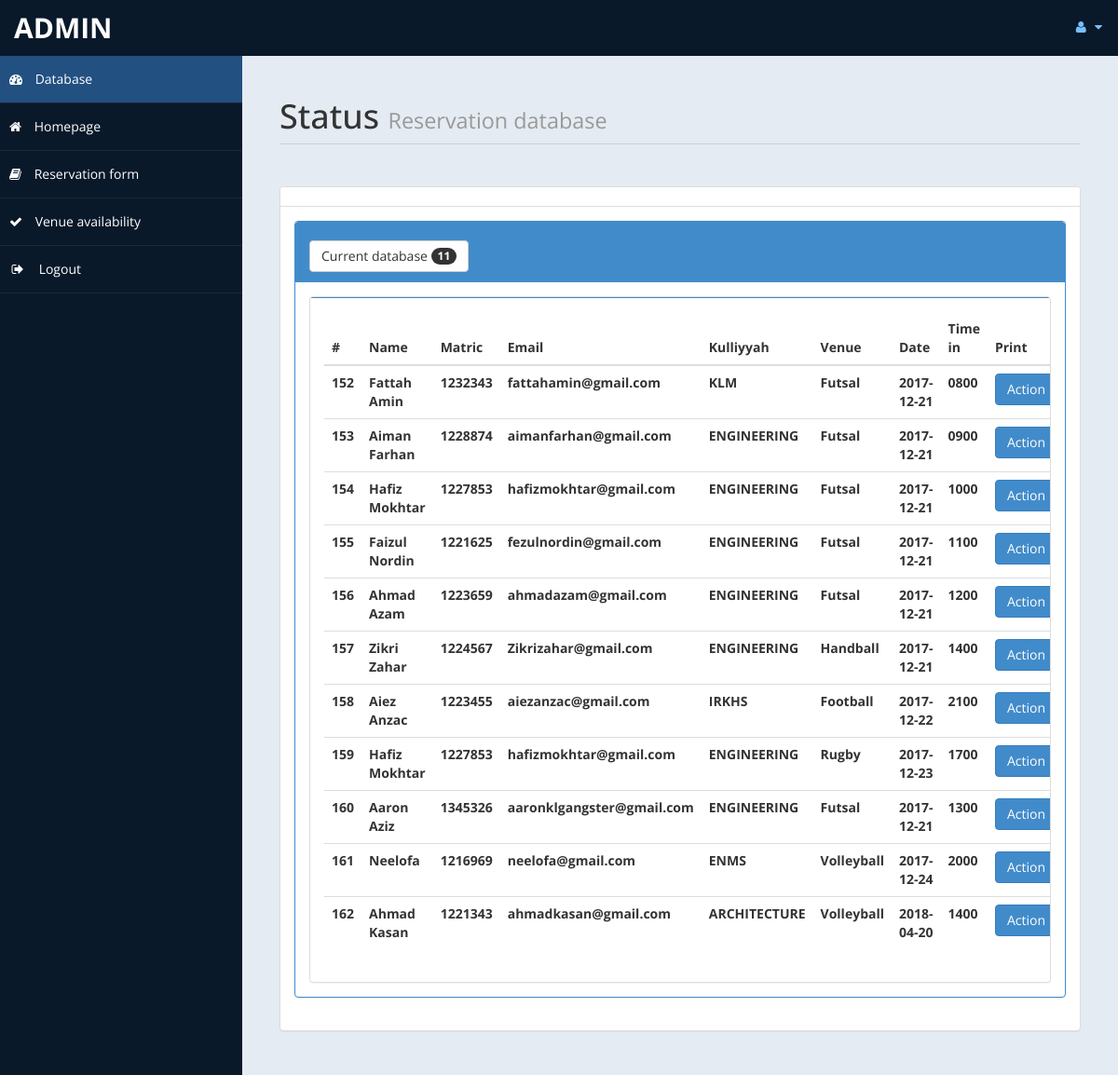
The page /admin/home.php (signed in) on the database its author committed.
### tables this page shows
CREATE TABLE `venuebook` (
  `id` int(10) UNSIGNED NOT NULL,
  `Title` varchar(5) DEFAULT NULL,
  `FName` text,
  `Matric` text,
  `Email` varchar(50) DEFAULT NULL,
  `Userstatus` varchar(30) DEFAULT NULL,
  `Kulliyyah` varchar(30) DEFAULT NULL,
  `Phone` text,
  `Venue` varchar(20) DEFAULT NULL,
  `Date` date DEFAULT NULL,
  `stat` varchar(15) DEFAULT NULL,
  `Timein` varchar(30) DEFAULT NULL
);

### admin/home.php (the view, shortened to what this page needs)
<!DOCTYPE html>
<html xmlns="http://www.w3.org/1999/xhtml">
<head>
    <link href="assets/css/bootstrap.css" rel="stylesheet" />
    <link href="assets/css/font-awesome.css" rel="stylesheet" />
    <link href="assets/js/morris/morris-0.4.3.min.css" rel="stylesheet" />
    <link href="assets/css/custom-styles.css" rel="stylesheet" />
</head>
<body>
    <div id="wrapper">
        <nav class="navbar navbar-default top-navbar" role="navigation">
            <div class="navbar-header">
                <a class="navbar-brand" href="home.php"> <?php echo $_SESSION["user"]; ?> </a>
            </div>
            <ul class="nav navbar-top-links navbar-right">
                <li class="dropdown">
                    <a class="dropdown-toggle" data-toggle="dropdown" href="#" aria-expanded="false">
                        <i class="fa fa-user fa-fw"></i> <i class="fa fa-caret-down"></i>
                    </a>
                </li>
            </ul>
        </nav>
        <nav class="navbar-default navbar-side" role="navigation">
            <div class="sidebar-collapse">
                <ul class="nav" id="main-menu">
                    <li>
                        <a class="active-menu" href="home.php"><i class="fa fa-dashboard"></i> Database</a>
                    </li>
                   <li>
                        <a  href="../index.html"><i class="fa fa-home"></i> Homepage</a>
                    </li>
                    <li>
                        <a  href="reservation_v2.php"><i class="fa fa-book"></i> Reservation form</a>
                    </li>
                    <li>
                        <a  href="okok1.php"><i class="fa fa-check"></i> Venue availability</a>
                    </li>
                    <li>
                        <a href="logout.php"><i class="fa fa-sign-out fa-fw"></i> Logout</a>
                    </li>
					</ul>
            </div>
        </nav>
        <div id="page-wrapper">
            <div id="page-inner">
                <div class="row">
                    <div class="col-md-12">
                        <h1 class="page-header">
                            Status <small>Reservation database</small>
                        </h1>
                    </div>
                </div>
				<?php
						include ('db.php');
						$sql = "select * from venuebook";
						$re = mysqli_query($con,$sql);
                        $c =0;
						while($row=mysqli_fetch_array($re) )
						{
								$id = $row['id'];
                                $c = $c + 1;
						}
				?>
					<div class="row">
                <div class="col-md-12">
                    <div class="panel panel-default">
                        <div class="panel-heading">
                        </div>
                        <div class="panel-body">
                            <div class="panel-group" id="accordion">
							<div class="panel panel-primary">
                                    <div class="panel-heading">
                                        <h4 class="panel-title">
											<button class="btn btn-default" type="button">
												 Current database  <span class="badge"><?php echo $c ; ?></span>
											</button>
                                        </h4>
                                    </div>
                                    <div id="collapseTwo" class="panel-collapse in" style="height: auto;">
                                        <div class="panel-body">
                                           <div class="panel panel-default">
                        <div class="panel-body">
                            <div class="table-responsive">
                                <table class="table">
                                    <thead>
                                        <tr>
                                            <th>#</th>
                                            <th>Name</th>
                                            <th>Matric</th>
                                            <th>Email</th>
                                            <th>Kulliyyah</th>
											<th>Venue</th>
											<th>Date</th>
											<th>Time in</th>
                                            <th>Print</th>
                                        </tr>
                                    </thead>
                                    <tbody>
									<?php
									$tsql = "select * from venuebook";
									$tre = mysqli_query($con,$tsql);
									while($trow=mysqli_fetch_array($tre) )
									{
											echo"<tr>
												<th>".$trow['id']."</th>
												<th>".$trow['FName']."</th>
                                                <th>".$trow['Matric']."</th>
												<th>".$trow['Email']."</th>
												<th>".$trow['Kulliyyah']."</th>
												<th>".$trow['Venue']."</th>
												<th>".$trow['Date']."</th>
												<th>".$trow['Timein']."</th>
                                                <th><a href='userprint.php?sid=".$trow['id']." ' class='btn btn-primary'>Action</a></th>
                                                <td><a href=datadelete.php?eid=".$id ." <button class='btn btn-danger'> <i class='fa fa-edit' ></i> Delete</button></td>
												</tr>";
									}
									?>
                                    </tbody>
                                </table>
                            </div>
                        </div>
                    </div>
            </div>
        </div>
    </div>
</body>
</html>

### admin/assets/css/custom-styles.css (style rules this page uses)
body { font-family: 'Open Sans', sans-serif; }
#wrapper { width: 100%; background:#09192A; }
#page-wrapper { padding: 15px 15px; min-height: 600px; background:#E5EBF2; }
#page-inner { width:100%; margin:10px 20px 10px 0px; background-color:transparent; padding:10px; min-height:1200px; }
h1, .h1, h2, .h2, h3, .h3 { margin-top: 7px; margin-bottom: -5px; }
h4 { padding-top:10px; }
.page-header { padding-bottom: 9px; margin: 10px 0 45px; border-bottom: 1px solid #C7D1DD; }
.panel-default > .panel-heading { color: #000; background-color: #FFFFFF; border-color: #ddd; font-weight:bold; }
.top-navbar { margin:0px; }
.top-navbar .navbar-brand { color: #fff; width: 260px; text-align: left; height: 60px; font-size: 30px; font-weight: 700; text-transform: uppercase; line-height: 30px; }
.top-navbar .nav > li { position: relative; display: inline-block; }
.top-navbar .nav > li > a { position: relative; display: block; padding: 19px 15px; color: #77C0FD; }
.active-menu { background-color:#225081!important; }
.sidebar-collapse , .sidebar-collapse .nav { background:none; }
.sidebar-collapse .nav { padding:0; }
.sidebar-collapse .nav > li > a { color:#fff; background:transparent; text-shadow:none; }
.sidebar-collapse > .nav > li > a { padding:15px 10px; }
.sidebar-collapse > .nav > li { border-bottom: 1px solid rgba(107, 108, 109, 0.19); }
.navbar-side { border:none; background-color: transparent; }
.top-navbar { background:#09192A; border-bottom:none; }
.top-navbar .nav > li > a > i { margin-right: 2px; }
.navbar-default { border:0px solid black; }
.navbar-header { background: #09192A; }
.nav > li > a > i { margin-right:10px; }
@media (min-width:768px) { #page-wrapper { margin: 0 0 0 260px; padding: 15px 30px; min-height: 1200px; } }
@media (min-width:768px) { .navbar-side { z-index: 1; position: absolute; width: 260px; } }
@media (min-width:768px) { .navbar { border-radius: 0px; } }

### rows shown on the page
venuebook: id "152", FName "Fattah Amin", Matric "1232343", Email "fattahamin@gmail.com", Kulliyyah "KLM", Venue "Futsal", Date "2017-12-21", Timein "0800"
venuebook: id "153", FName "Aiman Farhan", Matric "1228874", Email "aimanfarhan@gmail.com", Kulliyyah "ENGINEERING", Venue "Futsal", Date "2017-12-21", Timein "0900"
venuebook: id "154", FName "Hafiz Mokhtar", Matric "1227853", Email "hafizmokhtar@gmail.com", Kulliyyah "ENGINEERING", Venue "Futsal", Date "2017-12-21", Timein "1000"
venuebook: id "155", FName "Faizul Nordin", Matric "1221625", Email "fezulnordin@gmail.com", Kulliyyah "ENGINEERING", Venue "Futsal", Date "2017-12-21", Timein "1100"
venuebook: id "156", FName "Ahmad Azam", Matric "1223659", Email "ahmadazam@gmail.com", Kulliyyah "ENGINEERING", Venue "Futsal", Date "2017-12-21", Timein "1200"
venuebook: id "157", FName "Zikri Zahar", Matric "1224567", Email "Zikrizahar@gmail.com", Kulliyyah "ENGINEERING", Venue "Handball", Date "2017-12-21", Timein "1400"
venuebook: id "158", FName "Aiez Anzac", Matric "1223455", Email "aiezanzac@gmail.com", Kulliyyah "IRKHS", Venue "Football", Date "2017-12-22", Timein "2100"
venuebook: id "159", FName "Hafiz Mokhtar", Matric "1227853", Email "hafizmokhtar@gmail.com", Kulliyyah "ENGINEERING", Venue "Rugby", Date "2017-12-23", Timein "1700"
venuebook: id "160", FName "Aaron Aziz", Matric "1345326", Email "aaronklgangster@gmail.com", Kulliyyah "ENGINEERING", Venue "Futsal", Date "2017-12-21", Timein "1300"
venuebook: id "161", FName "Neelofa", Matric "1216969", Email "neelofa@gmail.com", Kulliyyah "ENMS", Venue "Volleyball", Date "2017-12-24", Timein "2000"
venuebook: id "162", FName "Ahmad Kasan", Matric "1221343", Email "ahmadkasan@gmail.com", Kulliyyah "ARCHITECTURE", Venue "Volleyball", Date "2018-04-20", Timein "1400"

### other values the page prints
$_SESSION["user"] "ADMIN"
$c "11"
